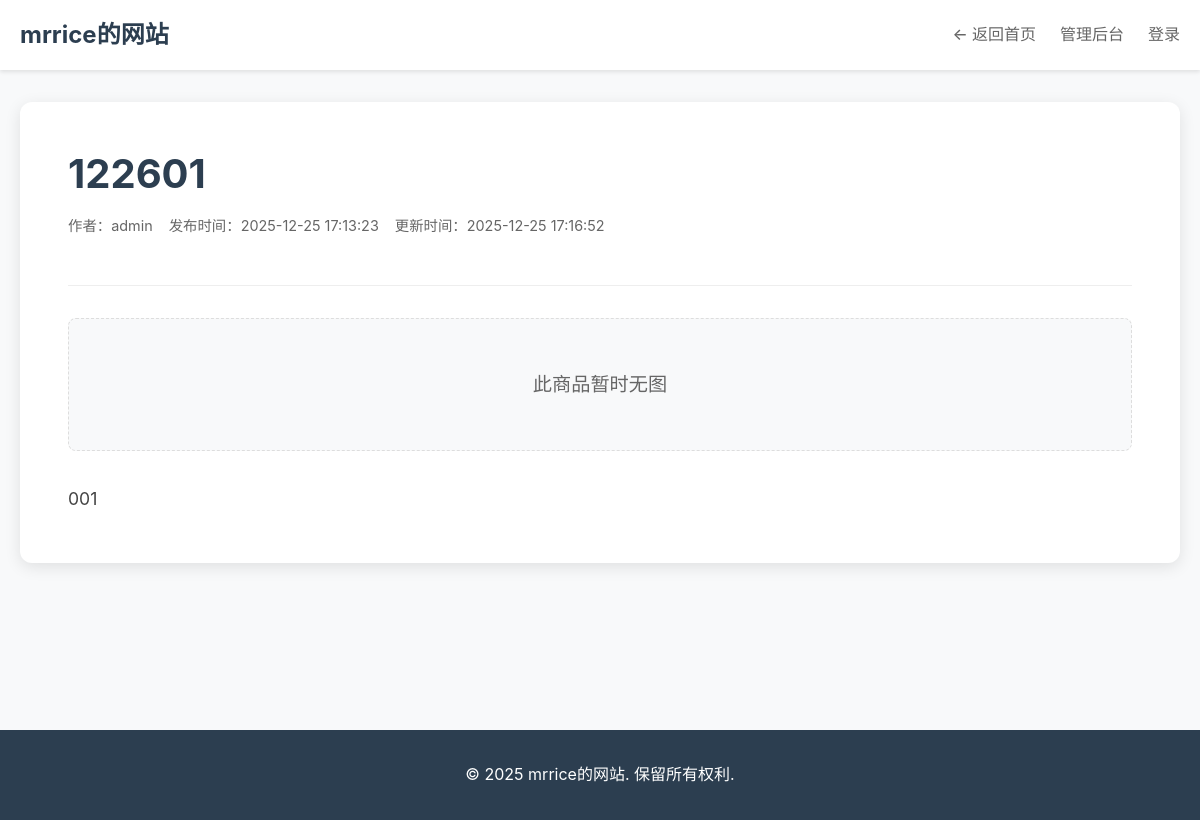
The page /content/2 on the database as committed earlier.
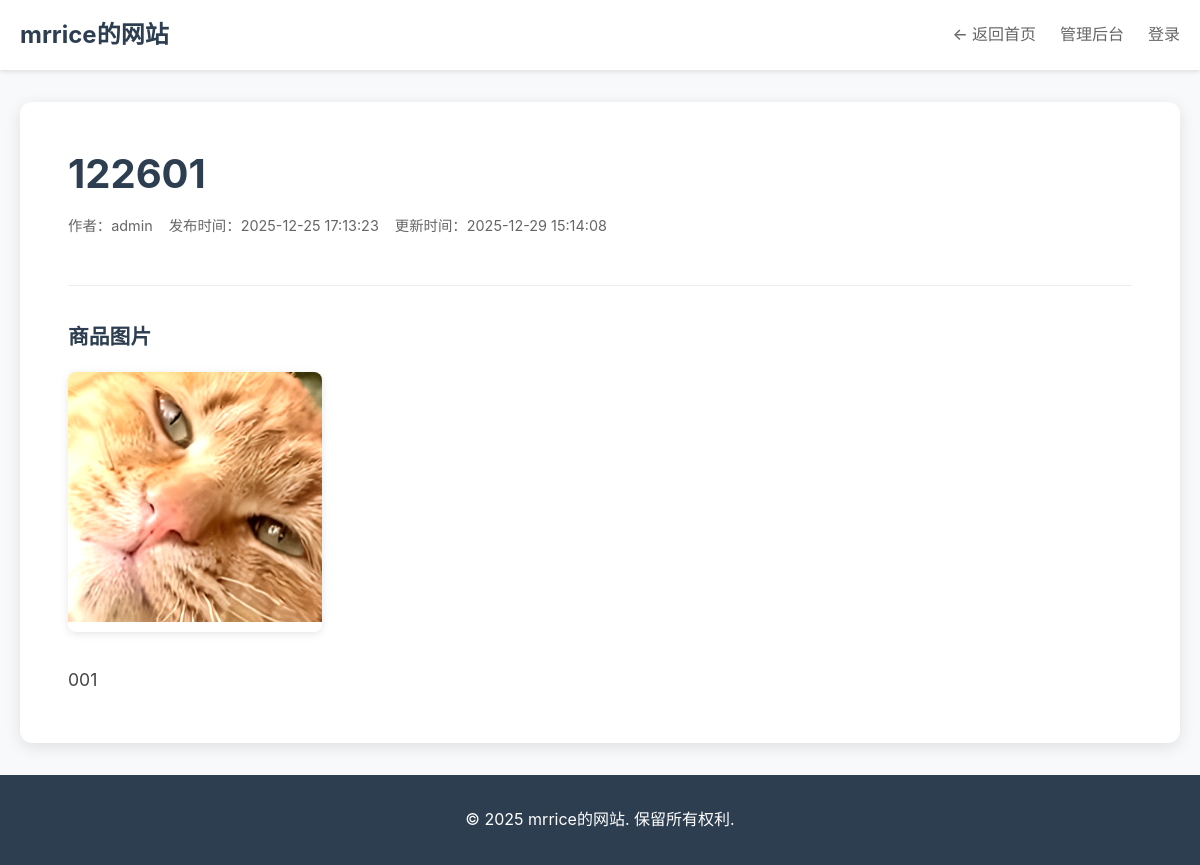
The same page on the database as committed later.
### tables this page shows
CREATE TABLE contents (
            id INTEGER PRIMARY KEY AUTOINCREMENT,
            title TEXT NOT NULL,
            content TEXT NOT NULL,
            author TEXT NOT NULL,
            created_at TIMESTAMP DEFAULT CURRENT_TIMESTAMP,
            updated_at TIMESTAMP DEFAULT CURRENT_TIMESTAMP
        );

CREATE TABLE images (
            id INTEGER PRIMARY KEY AUTOINCREMENT,
            content_id INTEGER NOT NULL,
            filename TEXT NOT NULL,
            created_at TIMESTAMP DEFAULT CURRENT_TIMESTAMP,
            order_index INTEGER DEFAULT 0,
            FOREIGN KEY (content_id) REFERENCES contents(id) ON DELETE CASCADE
        );

### server.py (the view)
@app.route('/content/<int:content_id>')
def content_detail(content_id):
    conn = sqlite3.connect('database.db')
    cursor = conn.cursor()
    cursor.execute('SELECT * FROM contents WHERE id = ?', (content_id,))
    content = cursor.fetchone()
    if content is None:
        conn.close()
        return "内容不存在", 404
    cursor.execute('SELECT filename FROM images WHERE content_id = ? ORDER BY order_index ASC', (content_id,))
    images = cursor.fetchall()
    conn.close()
    return render_template('content.html', content=content, images=images)

### server.py (called while the page is built)
@app.template_filter('nl2br')
def nl2br_filter(s):
    if not s:
        return ''
    s = str(s)
    s = re.sub(r'(\r\n|\r|\n)', '<br>', s)
    return s

### templates/content.html (shortened to what this page needs)
<!DOCTYPE html>
<html lang="zh-CN">
<head>
    <link rel="stylesheet" href="{{ url_for('static', filename='css/style.css') }}">
</head>
<body>
    <header class="header">
        <div class="container">
            <h1 class="logo">mrrice的网站</h1>
            <nav class="nav">
                <a href="/" class="nav-link">← 返回首页</a>
                <a href="/admin" class="nav-link">管理后台</a>
                <a href="/login" class="nav-link">登录</a>
            </nav>
        </div>
    </header>
    <main class="main">
        <div class="container">
            <article class="content-detail">
                <header class="content-header">
                    <h1 class="content-title-large">{{ content[1] }}</h1>
                    <div class="content-meta">
                        <span class="author">作者：{{ content[3] }}</span>
                        <span class="date">发布时间：{{ content[4] }}</span>
                        {% if content[5] != content[4] %}
                        <span class="update-date">更新时间：{{ content[5] }}</span>
                        {% endif %}
                    </div>
                </header>
                <div class="content-body">
                    <div class="content-images">
                        {% if images and images|length > 0 %}
                            <h3 class="images-title">商品图片</h3>
                            <div class="images-grid">
                                {% for image in images %}
                                    <div class="image-item">
                                        <img src="/static/uploads/{{ image[0] }}" alt="{{ content[1] }}" class="detail-image">
                                    </div>
                                {% endfor %}
                            </div>
                        {% else %}
                            <div class="no-image-large">
                                <p>此商品暂时无图</p>
                            </div>
                        {% endif %}
                    </div>
                    <div class="content-text">
                        {{ content[2]|nl2br }}
                    </div>
                </div>
            </article>
        </div>
    </main>
    <footer class="footer">
        <div class="container">
            <p>&copy; 2025 mrrice的网站. 保留所有权利.</p>
        </div>
    </footer>
</body>
</html>

Rows that differ between the two databases and show on the page:
changed contents "admin": updated_at "2025-12-25 17:16:52" → "2025-12-29 15:14:08"
added images: filename (picture)
Other text that changed with them:
text no longer shown: "此商品暂时无图"
text now shown: "商品图片"
